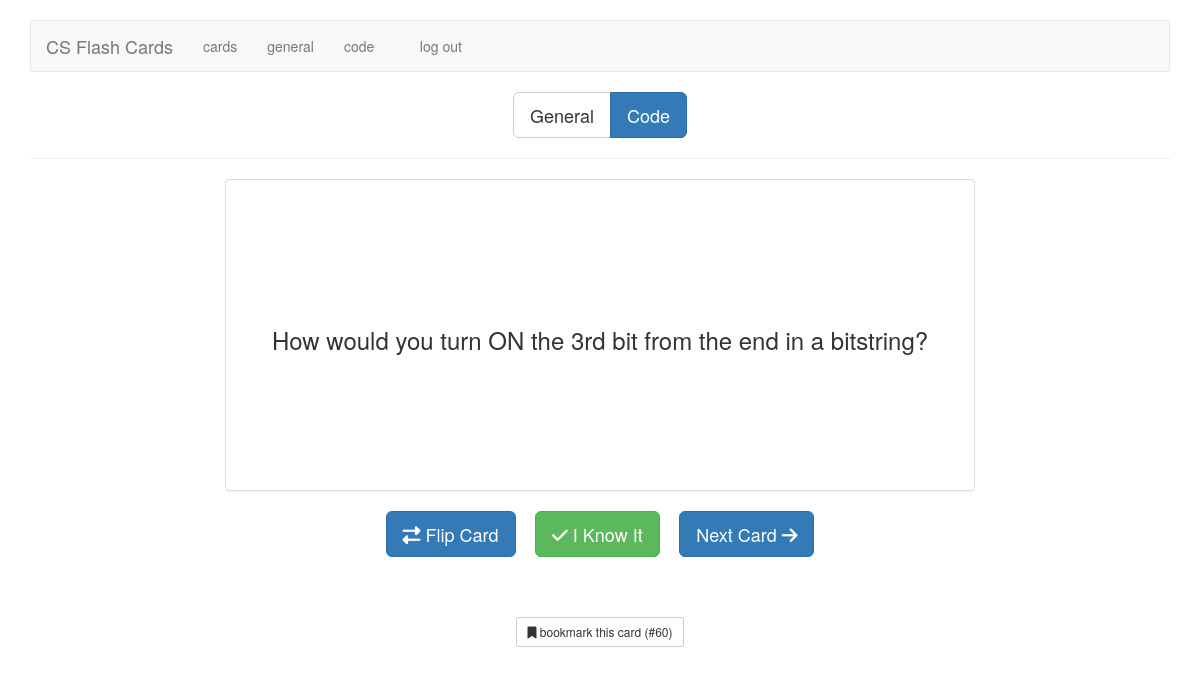
Screenshot of /code (signed in) with the database file from the repository.
### tables this page shows
CREATE TABLE cards (
  id integer primary key autoincrement,
  type tinyint not null, /* 1 for vocab, 2 for code */
  front text not null,
  back text not null,
  known boolean default 0
);

### flash_cards.py (the view)
@app.route('/code')
@app.route('/code/<card_id>')
def code(card_id=None):
    if not session.get('logged_in'):
        return redirect(url_for('login'))
    return memorize("code", card_id)

### flash_cards.py (called while the page is built)
def connect_db():
    rv = sqlite3.connect(app.config['DATABASE'])
    rv.row_factory = sqlite3.Row
    return rv

def get_db():
    if not hasattr(g, 'sqlite_db'):
        g.sqlite_db = connect_db()
    return g.sqlite_db

def memorize(card_type, card_id):
    if card_type == "general":
        type = 1
    elif card_type == "code":
        type = 2
    else:
        return redirect(url_for('cards'))
    if card_id:
        card = get_card_by_id(card_id)
    else:
        card = get_card(type)
    if not card:
        flash("You've learned all the " + card_type + " cards.")
        return redirect(url_for('cards'))
    short_answer = (len(card['back']) < 75)
    return render_template('memorize.html',
                           card=card,
                           card_type=card_type,
                           short_answer=short_answer)

def get_card(type):
    db = get_db()
    query = '''
      SELECT
        id, type, front, back, known
      FROM cards
      WHERE
        type = ?
        and known = 0
      ORDER BY RANDOM()
      LIMIT 1
    '''
    cur = db.execute(query, [type])
    return cur.fetchone()

### templates/memorize.html (shortened to what this page needs)
{% extends "layout.html" %}
{% block body %}
<div class="row">
    <div class="col-xs-12 text-center">
        <div class="btn-group btn-group-lg" role="group" aria-label="card type">
            <a href="{{ url_for('general') }}"
                class="btn btn-{{ "primary" if card_type == "general" else "default" }}">General</a>
            <a href="{{ url_for('code') }}"
                class="btn btn-{{ "primary" if card_type == "code" else "default" }}">Code</a>
        </div>
    </div>
</div>
<hr />
<div class="row memorizePanel">
    <div class="col-xs-8 col-xs-offset-2">
        <div class="panel panel-default cardFront">
            <div class="panel-body">
                <div class="alignContainer">
                    <div class="alignMiddle frontText">
                        <h3 class="text-center">{{ card.front }}</h3>
                    </div>
                </div>
            </div>
        </div>
    </div>
</div>
<div class="row">
    <div class="col-xs-12 text-center">
        <a href="javascript:" class="btn btn-primary btn-lg flipCard">
            <i class="fa fa-exchange"></i>
            Flip Card
        </a>
        <a href="{{ url_for('mark_known', card_id=card.id, card_type=card_type) }}" class="btn btn-success btn-lg">
            <i class="fa fa-check"></i>
            I Know It
        </a>
        <a href="{{ url_for(card_type) }}" class="btn btn-primary btn-lg">
            Next Card
            <i class="fa fa-arrow-right"></i>
        </a>
    </div>
</div>
<div class="row">
    <div class="col-xs-12 text-center">
        <br />
        <br />
        <br />
        <a href="{{ url_for(card_type, card_id=card.id) }}" class="btn btn-default btn-sm">
            <i class="fa fa-bookmark"></i>
            bookmark this card (#{{ card.id }})
        </a>
    </div>
</div>
{% endblock %}

### static/style.css (style rules this page uses)
.alignContainer { display: table; width: 100%; }
.alignMiddle { height: 20em; display: table-cell; vertical-align: middle; }

### rows the page displays
cards: front "How would you turn ON the 3rd bit from the end in a bitstring?", id "60"
